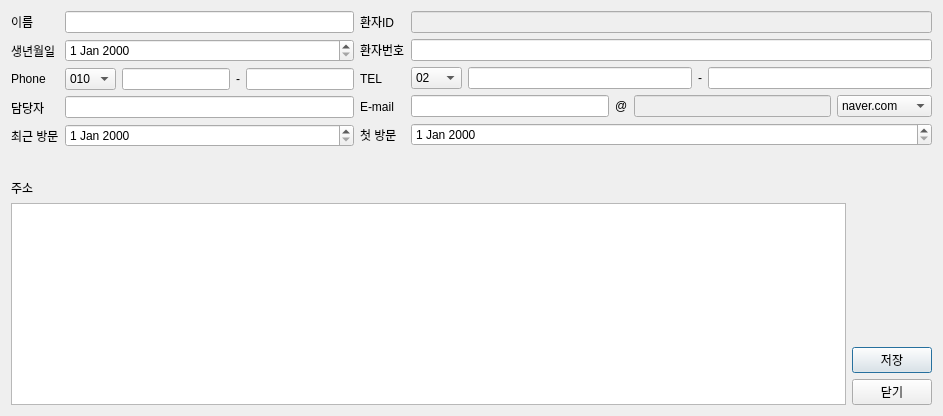
<?xml version="1.0" encoding="UTF-8"?>
<ui version="4.0">
 <class>DialogSave</class>
 <widget class="QDialog" name="DialogSave">
  <property name="geometry">
   <rect>
    <x>0</x>
    <y>0</y>
    <width>943</width>
    <height>416</height>
   </rect>
  </property>
  <property name="windowTitle">
   <string>환자 정보 수정</string>
  </property>
  <property name="modal">
   <bool>true</bool>
  </property>
  <layout class="QGridLayout" name="gridLayout">
   <item row="0" column="0" colspan="2">
    <layout class="QFormLayout" name="formLayout_2">
     <item row="0" column="0">
      <layout class="QGridLayout" name="gridLayout_4">
       <item row="0" column="0">
        <layout class="QVBoxLayout" name="verticalLayout_6">
         <item>
          <widget class="QLabel" name="label_8">
           <property name="text">
            <string>이름</string>
           </property>
          </widget>
         </item>
         <item>
          <widget class="QLabel" name="label_10">
           <property name="text">
            <string>생년월일</string>
           </property>
          </widget>
         </item>
         <item>
          <widget class="QLabel" name="label_18">
           <property name="text">
            <string>Phone</string>
           </property>
          </widget>
         </item>
         <item>
          <widget class="QLabel" name="label_19">
           <property name="text">
            <string>담당자</string>
           </property>
          </widget>
         </item>
         <item>
          <widget class="QLabel" name="label_20">
           <property name="text">
            <string>최근 방문</string>
           </property>
          </widget>
         </item>
        </layout>
       </item>
       <item row="0" column="1">
        <layout class="QVBoxLayout" name="verticalLayout_7">
         <item>
          <widget class="QLineEdit" name="nameEdit_2"/>
         </item>
         <item>
          <widget class="QDateEdit" name="birthEdit_2"/>
         </item>
         <item>
          <layout class="QHBoxLayout" name="horizontalLayout_2">
           <item>
            <widget class="QComboBox" name="phoneCombobox_2">
             <item>
              <property name="text">
               <string>010</string>
              </property>
             </item>
             <item>
              <property name="text">
               <string>011</string>
              </property>
             </item>
             <item>
              <property name="text">
               <string>016</string>
              </property>
             </item>
             <item>
              <property name="text">
               <string>017</string>
              </property>
             </item>
             <item>
              <property name="text">
               <string>018</string>
              </property>
             </item>
             <item>
              <property name="text">
               <string>019</string>
              </property>
             </item>
            </widget>
           </item>
           <item>
            <widget class="QLineEdit" name="phoneEdit_3"/>
           </item>
           <item>
            <widget class="QLabel" name="label_21">
             <property name="text">
              <string>-</string>
             </property>
            </widget>
           </item>
           <item>
            <widget class="QLineEdit" name="phoneEdit_4"/>
           </item>
          </layout>
         </item>
         <item>
          <widget class="QLineEdit" name="docEdit_2"/>
         </item>
         <item>
          <widget class="QDateEdit" name="cvisitEdit_2"/>
         </item>
        </layout>
       </item>
      </layout>
     </item>
     <item row="0" column="1">
      <layout class="QHBoxLayout" name="horizontalLayout_7">
       <item>
        <layout class="QVBoxLayout" name="verticalLayout_8">
         <item>
          <widget class="QLabel" name="label_22">
           <property name="text">
            <string>환자ID</string>
           </property>
          </widget>
         </item>
         <item>
          <widget class="QLabel" name="label_23">
           <property name="text">
            <string>환자번호</string>
           </property>
          </widget>
         </item>
         <item>
          <widget class="QLabel" name="label_24">
           <property name="text">
            <string>TEL</string>
           </property>
          </widget>
         </item>
         <item>
          <widget class="QLabel" name="label_25">
           <property name="text">
            <string>E-mail</string>
           </property>
          </widget>
         </item>
         <item>
          <widget class="QLabel" name="label_26">
           <property name="text">
            <string>첫 방문</string>
           </property>
          </widget>
         </item>
        </layout>
       </item>
       <item>
        <layout class="QVBoxLayout" name="verticalLayout_9">
         <item>
          <layout class="QHBoxLayout" name="horizontalLayout_8">
           <item>
            <widget class="QLineEdit" name="pidEdit_2">
             <property name="enabled">
              <bool>false</bool>
             </property>
             <property name="inputMethodHints">
              <set>Qt::ImhNone</set>
             </property>
            </widget>
           </item>
          </layout>
         </item>
         <item>
          <widget class="QLineEdit" name="pumEdit_2"/>
         </item>
         <item>
          <layout class="QHBoxLayout" name="horizontalLayout_9">
           <item>
            <widget class="QComboBox" name="telCombobox_2">
             <item>
              <property name="text">
               <string>02</string>
              </property>
             </item>
             <item>
              <property name="text">
               <string>031</string>
              </property>
             </item>
             <item>
              <property name="text">
               <string>032</string>
              </property>
             </item>
             <item>
              <property name="text">
               <string>033</string>
              </property>
             </item>
             <item>
              <property name="text">
               <string>041</string>
              </property>
             </item>
             <item>
              <property name="text">
               <string>042</string>
              </property>
             </item>
             <item>
              <property name="text">
               <string>043</string>
              </property>
             </item>
             <item>
              <property name="text">
               <string>044</string>
              </property>
             </item>
             <item>
              <property name="text">
               <string>051</string>
              </property>
             </item>
             <item>
              <property name="text">
               <string>052</string>
              </property>
             </item>
             <item>
              <property name="text">
               <string>053</string>
              </property>
             </item>
             <item>
              <property name="text">
               <string>054</string>
              </property>
             </item>
             <item>
              <property name="text">
               <string>055</string>
              </property>
             </item>
             <item>
              <property name="text">
               <string>061</string>
              </property>
             </item>
             <item>
              <property name="text">
               <string>062</string>
              </property>
             </item>
             <item>
              <property name="text">
               <string>063</string>
              </property>
             </item>
             <item>
              <property name="text">
               <string>064</string>
              </property>
             </item>
            </widget>
           </item>
           <item>
            <widget class="QLineEdit" name="telEdit_3"/>
           </item>
           <item>
            <widget class="QLabel" name="label_27">
             <property name="text">
              <string>-</string>
             </property>
            </widget>
           </item>
           <item>
            <widget class="QLineEdit" name="telEdit_4"/>
           </item>
          </layout>
         </item>
         <item>
          <layout class="QHBoxLayout" name="horizontalLayout_10">
           <item>
            <widget class="QLineEdit" name="mailEdit_3"/>
           </item>
           <item>
            <widget class="QLabel" name="label_28">
             <property name="text">
              <string>@</string>
             </property>
            </widget>
           </item>
           <item>
            <widget class="QLineEdit" name="mailEdit_4">
             <property name="enabled">
              <bool>false</bool>
             </property>
            </widget>
           </item>
           <item>
            <widget class="QComboBox" name="mailcomboBox_2">
             <item>
              <property name="text">
               <string>naver.com</string>
              </property>
             </item>
             <item>
              <property name="text">
               <string>hanmail.net</string>
              </property>
             </item>
             <item>
              <property name="text">
               <string>gmail.com</string>
              </property>
             </item>
             <item>
              <property name="text">
               <string>yahoo.co.kr</string>
              </property>
             </item>
             <item>
              <property name="text">
               <string>nate.com</string>
              </property>
             </item>
             <item>
              <property name="text">
               <string>daum.net</string>
              </property>
             </item>
             <item>
              <property name="text">
               <string>직접입력</string>
              </property>
             </item>
            </widget>
           </item>
          </layout>
         </item>
         <item>
          <widget class="QDateEdit" name="fvisitEdit_2"/>
         </item>
        </layout>
       </item>
      </layout>
     </item>
    </layout>
   </item>
   <item row="1" column="0" rowspan="2">
    <layout class="QGridLayout" name="gridLayout_3">
     <item row="0" column="0">
      <widget class="QLabel" name="label_17">
       <property name="text">
        <string>주소</string>
       </property>
      </widget>
     </item>
     <item row="1" column="0">
      <widget class="QTextEdit" name="addrEdit_2">
       <property name="sizePolicy">
        <sizepolicy hsizetype="Expanding" vsizetype="Expanding">
         <horstretch>0</horstretch>
         <verstretch>0</verstretch>
        </sizepolicy>
       </property>
      </widget>
     </item>
    </layout>
   </item>
   <item row="2" column="1">
    <layout class="QVBoxLayout" name="verticalLayout_10">
     <item>
      <widget class="QPushButton" name="addBtn_2">
       <property name="enabled">
        <bool>true</bool>
       </property>
       <property name="text">
        <string>저장</string>
       </property>
      </widget>
     </item>
     <item>
      <widget class="QPushButton" name="closeBtn_2">
       <property name="text">
        <string>닫기</string>
       </property>
      </widget>
     </item>
    </layout>
   </item>
  </layout>
 </widget>
 <tabstops>
  <tabstop>nameEdit_2</tabstop>
  <tabstop>pidEdit_2</tabstop>
  <tabstop>birthEdit_2</tabstop>
  <tabstop>pumEdit_2</tabstop>
  <tabstop>phoneCombobox_2</tabstop>
  <tabstop>phoneEdit_3</tabstop>
  <tabstop>phoneEdit_4</tabstop>
  <tabstop>telCombobox_2</tabstop>
  <tabstop>telEdit_3</tabstop>
  <tabstop>telEdit_4</tabstop>
  <tabstop>docEdit_2</tabstop>
  <tabstop>mailEdit_3</tabstop>
  <tabstop>mailEdit_4</tabstop>
  <tabstop>mailcomboBox_2</tabstop>
  <tabstop>cvisitEdit_2</tabstop>
  <tabstop>fvisitEdit_2</tabstop>
  <tabstop>addrEdit_2</tabstop>
  <tabstop>addBtn_2</tabstop>
  <tabstop>closeBtn_2</tabstop>
 </tabstops>
 <resources/>
 <connections/>
</ui>
